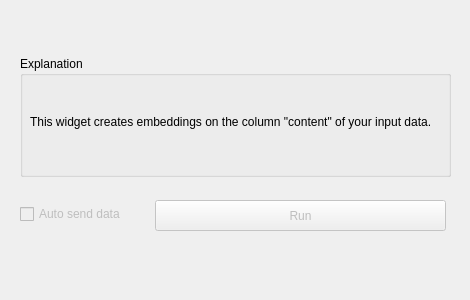
<?xml version="1.0" encoding="UTF-8"?>
<ui version="4.0">
 <class>Form</class>
 <widget class="QWidget" name="Form">
  <property name="geometry">
   <rect>
    <x>0</x>
    <y>0</y>
    <width>470</width>
    <height>300</height>
   </rect>
  </property>
  <property name="windowTitle">
   <string>Form</string>
  </property>
  <widget class="QGroupBox" name="groupBox">
   <property name="geometry">
    <rect>
     <x>20</x>
     <y>56</y>
     <width>431</width>
     <height>121</height>
    </rect>
   </property>
   <property name="title">
    <string>Explanation</string>
   </property>
   <widget class="QLabel" name="Description">
    <property name="geometry">
     <rect>
      <x>10</x>
      <y>40</y>
      <width>411</width>
      <height>51</height>
     </rect>
    </property>
    <property name="text">
     <string>This widget creates embeddings on the column &quot;content&quot; of your input data.</string>
    </property>
    <property name="textFormat">
     <enum>Qt::AutoText</enum>
    </property>
    <property name="alignment">
     <set>Qt::AlignLeading|Qt::AlignLeft|Qt::AlignVCenter</set>
    </property>
    <property name="wordWrap">
     <bool>true</bool>
    </property>
   </widget>
  </widget>
  <widget class="QPushButton" name="pushButton_send">
   <property name="enabled">
    <bool>false</bool>
   </property>
   <property name="geometry">
    <rect>
     <x>155</x>
     <y>200</y>
     <width>291</width>
     <height>31</height>
    </rect>
   </property>
   <property name="text">
    <string>Run</string>
   </property>
  </widget>
  <widget class="QCheckBox" name="checkBox_send">
   <property name="enabled">
    <bool>false</bool>
   </property>
   <property name="geometry">
    <rect>
     <x>20</x>
     <y>206</y>
     <width>131</width>
     <height>16</height>
    </rect>
   </property>
   <property name="text">
    <string>Auto send data</string>
   </property>
  </widget>
 </widget>
 <resources/>
 <connections/>
</ui>
